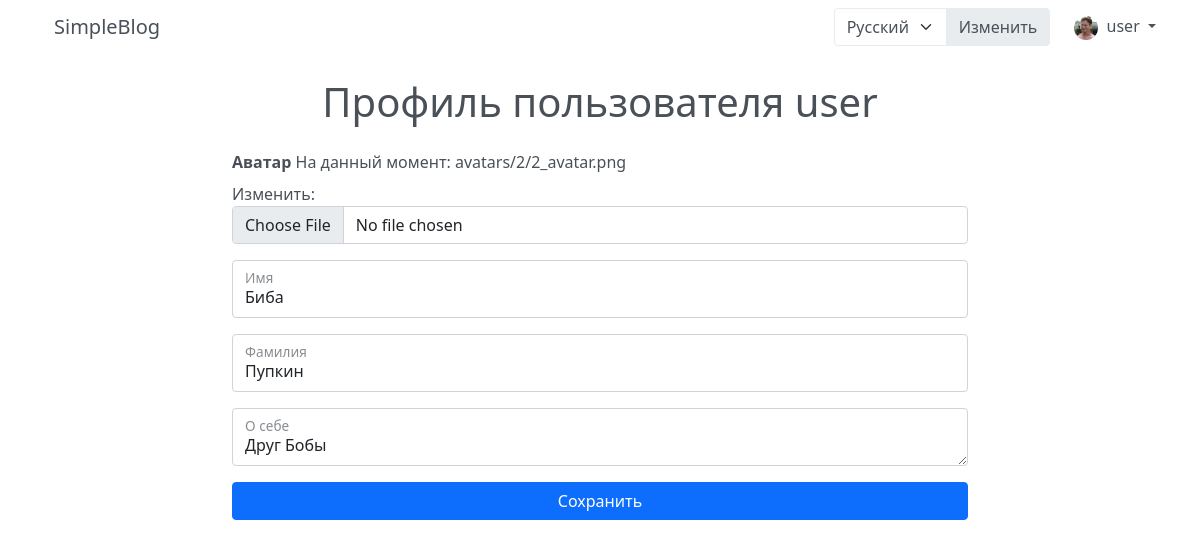
Screenshot of /profile/edit (signed in) with the database file from the repository.
### app_userauth/models.py (models this page shows)
class UserProfile(models.Model):
    user = models.OneToOneField(User, on_delete=models.CASCADE, related_name='profile', verbose_name=_('Username'))
    first_name = models.CharField(max_length=50, blank=True, default=str, verbose_name=_('First name'))
    last_name = models.CharField(max_length=50, blank=True, default=str, verbose_name=_('Last name'))
    about = models.TextField(max_length=200, blank=True, default=str, verbose_name=_('About'))
    avatar = models.ImageField(upload_to=GetUserDirectory('avatars'),
                               default='avatars/default.svg', verbose_name=_('Avatar'))
    class Meta:
        verbose_name_plural = _('user_profiles')
        verbose_name = _('user_profile')

### app_userauth/views.py (the view, shortened to what this page needs)
# urls.py: path('profile/edit', UserProfileEdit.as_view(), name='user_profile_edit'),
class UserProfileEdit(LoginRequiredMixin, View):
    def get(self, request):
        profile = UserProfile.objects.get(id=request.user.id)
        profile_form = UserProfileForm(instance=profile)
        return render(
            request,
            'app_userauth/userprofile_edit.html',
            context={'profile': profile_form, 'profile_is_saved': False}
        )

### app_userauth/forms.py
class UserProfileForm(ModelForm):
    class Meta:
        model = UserProfile
        fields = ['first_name', 'last_name', 'about', 'avatar']
    def __init__(self, *args, **kwargs):
        super(ModelForm, self).__init__(*args, **kwargs)
        self.fields['first_name'].widget.attrs.update({'class': 'form-control', 'placeholder': 'Имя'})
        self.fields['last_name'].widget.attrs.update({'class': 'form-control', 'placeholder': 'Фамилия'})
        self.fields['about'].widget.attrs.update({'class': 'form-control', 'placeholder': 'О себе'})
        self.fields['avatar'].widget.attrs.update({'class': 'form-control', 'placeholder': 'Аватар'})

### templatetags/common_tags.py (called while the page is built)
@register.inclusion_tag('navbar.html', takes_context=True)
def navbar(context):
    return context

### app_userauth/templates/app_userauth/userprofile_edit.html (shortened to what this page needs)
{% extends 'base_container.html' %}
{% load i18n %}
{% block content %}
    <div class="row justify-content-center content-container">
        <div class="col-8 gy-4">
            <div class="row text-center">
                <h1>
                </h1>
            </div>
        </div>
        <div class="col-8 gy-3">
            <form method="post" enctype="multipart/form-data">
                <p class="form-p">
                    <label for="{{ profile.avatar.id_for_label }}" class="form-label"><b>{{ profile.avatar.label }}</b></label>
                    {{ profile.avatar }}
                </p>
                <p class="form-floating form-p">
                    {{ profile.first_name }}
                    <label for="{{ profile.first_name.id_for_label }}">{{ profile.first_name.label }}</label>
                </p>
                <p class="form-floating form-p">
                    {{ profile.last_name }}
                    <label for="{{ profile.last_name.id_for_label }}">{{ profile.last_name.label }}</label>
                </p>
                <p class="form-floating form-p">
                    {{ profile.about }}
                    <label for="{{ profile.about.id_for_label }}">{{ profile.about.label }}</label>
                </p>
                <button type="submit" class="btn btn-primary col-12">{% trans 'Save' %}</button>
            </form>
        </div>
    </div>
{% endblock content %}

### templates/navbar.html (shortened to what this page needs)
{% load staticfiles %}
{% load i18n %}
<div class="row">
    <div class="col navbar-col">
        <nav class="navbar navbar-expand-lg">
            <div class="container-fluid navbar-container">
                <a class="navbar-brand mb-0 h1" href="{% url 'records_list' %}">
                    SimpleBlog
                </a>
                <div class="navbar-nav me-4">
                    <form class="d-flex"  action="{% url 'set_language' %}" method="post">  {% csrf_token %}
                        <div class="input-group">
                            <select class="form-select language-selector" aria-label="Language"  name="language">
                                {% get_current_language as LANGUAGE_CODE %}
                                {% get_available_languages as LANGUAGES %}
                                {% get_language_info_list for LANGUAGES as languages %}
                                {% for language in languages %}
                                    <option value="{{ language.code }}"
                                            {% if language.code == LANGUAGE_CODE %}selected{% endif %}>
                                        {{ language.name_local }}
                                    </option>
                                {% endfor %}
                            </select>
                            <button class="btn btn-outline-secondary btn-set-language" type="submit">
                                {% trans 'Change language' %}
                            </button>
                        </div>
                    </form>
                </div>
                {% if not request.user.is_authenticated %}
                        <div class="navbar-nav">
                            <a href="{% url 'login' %}" class="btn nav-link btn-login-logout">
                                {% trans 'Login / Sign up' %}
                            </a>
                        </div>
                    {% else %}
                        <div class="nav-item dropdown">
                            <a class="navbar-text dropdown-toggle" href="#" id="navbarDropdownMenuLink" role="button" data-bs-toggle="dropdown" aria-expanded="false">
                                <img src="{{ request.user.profile.avatar.url }}" class="img-nav rounded-circle me-1">
                                {{ request.user.username }}
                            </a>
                        </div>
                    {% endif %}
            </div>
        </nav>
    </div>
</div>

### static/css/blog_styles.css (style rules this page uses)
.navbar-col { padding-left: 0; }
.navbar-container { padding-right: 2px; }
.content-container { border-radius: 5px; padding-bottom: 20px; margin-bottom: 20px; max-width: 72rem; }
.form-p { z-index: 1; position: relative; }
a { color: var(--bs-gray-700); text-decoration: none; }
body { color: var(--bs-gray-700); }
.img-nav { width: 24px; height: 24px; }
.btn-set-language { border-color: #e9ecef; background-color: #e9ecef; color: var(--bs-gray-700); }
.language-selector { border-color: #e9ecef; color: var(--bs-gray-700); }

### rows the page displays
UserProfile: first_name "Биба", last_name "Пупкин", about "Друг Бобы"

### other values shown
{{ request.user.username }} "user"
{{ profile.avatar.label }} "Аватар"
form field language "Русский"
